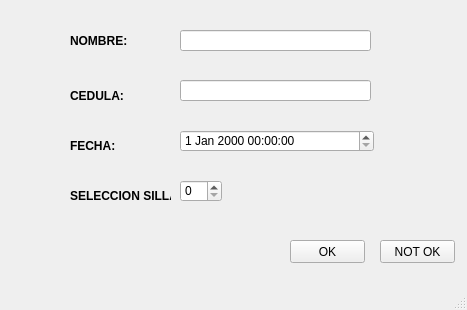
<?xml version="1.0" encoding="UTF-8"?>
<ui version="4.0">
 <class>MainWindow</class>
 <widget class="QMainWindow" name="MainWindow">
  <property name="geometry">
   <rect>
    <x>0</x>
    <y>0</y>
    <width>467</width>
    <height>310</height>
   </rect>
  </property>
  <property name="windowTitle">
   <string>MainWindow</string>
  </property>
  <widget class="QWidget" name="centralwidget">
   <widget class="QDateTimeEdit" name="dateTimeEdit">
    <property name="geometry">
     <rect>
      <x>180</x>
      <y>130</y>
      <width>194</width>
      <height>22</height>
     </rect>
    </property>
   </widget>
   <widget class="QLabel" name="label">
    <property name="geometry">
     <rect>
      <x>70</x>
      <y>130</y>
      <width>71</width>
      <height>31</height>
     </rect>
    </property>
    <property name="font">
     <font>
      <weight>75</weight>
      <bold>true</bold>
     </font>
    </property>
    <property name="text">
     <string>FECHA:</string>
    </property>
   </widget>
   <widget class="QLabel" name="label_2">
    <property name="geometry">
     <rect>
      <x>70</x>
      <y>180</y>
      <width>101</width>
      <height>31</height>
     </rect>
    </property>
    <property name="font">
     <font>
      <weight>75</weight>
      <bold>true</bold>
     </font>
    </property>
    <property name="text">
     <string>SELECCION SILLA:</string>
    </property>
   </widget>
   <widget class="QLineEdit" name="lineEdit">
    <property name="geometry">
     <rect>
      <x>180</x>
      <y>30</y>
      <width>191</width>
      <height>21</height>
     </rect>
    </property>
   </widget>
   <widget class="QLabel" name="label_3">
    <property name="geometry">
     <rect>
      <x>70</x>
      <y>30</y>
      <width>61</width>
      <height>21</height>
     </rect>
    </property>
    <property name="font">
     <font>
      <weight>75</weight>
      <bold>true</bold>
     </font>
    </property>
    <property name="text">
     <string>NOMBRE:</string>
    </property>
   </widget>
   <widget class="QSpinBox" name="spinBox">
    <property name="geometry">
     <rect>
      <x>180</x>
      <y>180</y>
      <width>42</width>
      <height>22</height>
     </rect>
    </property>
   </widget>
   <widget class="QLabel" name="label_4">
    <property name="geometry">
     <rect>
      <x>70</x>
      <y>80</y>
      <width>71</width>
      <height>31</height>
     </rect>
    </property>
    <property name="font">
     <font>
      <weight>75</weight>
      <bold>true</bold>
     </font>
    </property>
    <property name="text">
     <string>CEDULA:</string>
    </property>
   </widget>
   <widget class="QLineEdit" name="lineEdit_2">
    <property name="geometry">
     <rect>
      <x>180</x>
      <y>80</y>
      <width>191</width>
      <height>21</height>
     </rect>
    </property>
   </widget>
   <widget class="QPushButton" name="pushButton">
    <property name="geometry">
     <rect>
      <x>290</x>
      <y>240</y>
      <width>75</width>
      <height>23</height>
     </rect>
    </property>
    <property name="text">
     <string>OK</string>
    </property>
   </widget>
   <widget class="QPushButton" name="pushButton_2">
    <property name="geometry">
     <rect>
      <x>380</x>
      <y>240</y>
      <width>75</width>
      <height>23</height>
     </rect>
    </property>
    <property name="text">
     <string>NOT OK</string>
    </property>
   </widget>
  </widget>
  <widget class="QMenuBar" name="menubar">
   <property name="geometry">
    <rect>
     <x>0</x>
     <y>0</y>
     <width>467</width>
     <height>21</height>
    </rect>
   </property>
  </widget>
  <widget class="QStatusBar" name="statusbar"/>
 </widget>
 <resources/>
 <connections>
  <connection>
   <sender>pushButton_2</sender>
   <signal>clicked()</signal>
   <receiver>MainWindow</receiver>
   <slot>close()</slot>
   <hints>
    <hint type="sourcelabel">
     <x>421</x>
     <y>273</y>
    </hint>
    <hint type="destinationlabel">
     <x>390</x>
     <y>219</y>
    </hint>
   </hints>
  </connection>
 </connections>
</ui>
